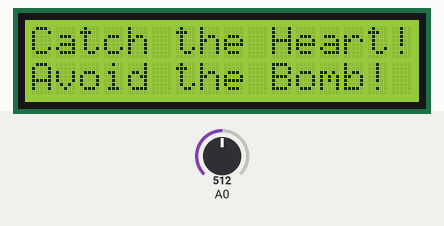
Recording of a sketch running on a simulated Arduino Uno, built with avr-gcc and run on an emulated ATmega328P. Shown: 16×2 character LCD. The inputs (shaded band) are chosen by the test bench; at power-on: A0 = 512. Random numbers use the default seed unless the sketch sets one.

Above: at 1.6 s.
At 4.2 s:
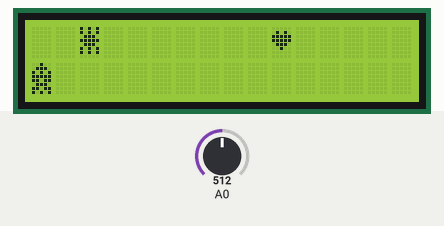
4.3 s: A0 set to 639
7.3 s: A0 set to 658
At 8.0 s:
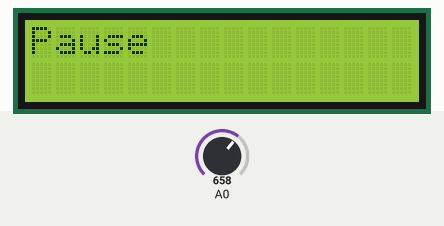
8.9 s: A0 set to 838
10.4 s: A0 set to 867
At 10.48 s:
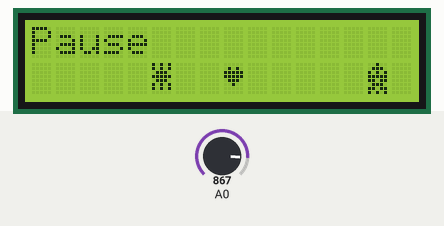
12.0 s: A0 set to 6
At 14.1 s:
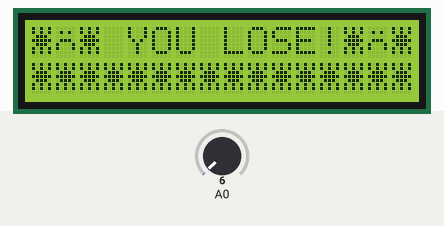
14.2 s: A0 set to 47
17.2 s: A0 set to 55
At 19.3 s:
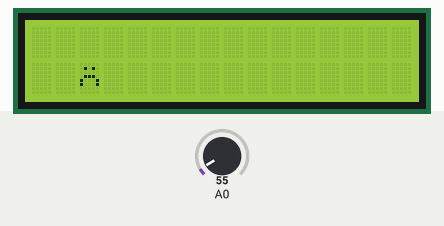

Measured:
- the behaviour switches between 649 and 650 on A0 (found by bisection; images 1 and 2)
- the behaviour switches between 849 and 850 on A0 (found by bisection; images 2 and 3)
- the behaviour switches between 49 and 50 on A0 (found by bisection; images 4 and 5)
- after the input at 8.9 s, every drawn part: stays the same
- after the input at 10.4 s, the display: changes at once (image 3)
- what the display in image 5 shows lasts 0.5 s, from 18.9 s to 19.4 s

The sketch:

OctoGame.ino
```cpp
/*
Hearts Chase Game Code
Player controls little octopus character that chases after hearts.
If you catch a heart, you get a point. If you hit a bomb, you lose a point.
Game end conditions - win if you get to 10 points, lose if you go below 0 points.

Made to run on arduino uno (or hero board) with LCD shield.

Written By: Jess D. Johnson, 08/09/2022
Octopus character design by Calvin Johnson
*/

#include <LiquidCrystal.h>

 //Set up pins for the LCD display
const int RS = 8;
const int EN = 9;
const int d4 = 4;
const int d5 = 5;
const int d6 = 6;
const int d7 = 7;
const int pin_BL = 10; // arduino pin wired to LCD backlight circuit

// Initialize LCD
LiquidCrystal lcd( RS,  EN,  d4,  d5,  d6,  d7);

// define some values used by the panel and buttons
int lcd_key = 0;
int adc_key_in = 0;
#define btnRIGHT 0
#define btnUP 1
#define btnDOWN 2
#define btnLEFT 3
#define btnSELECT 4
#define btnNONE 5

// octopus position counters
int o_x = random(16);
int o_y = random(2);

//heart position counters
int h_x = random(16);
int h_y = random(2);

//bomb1 position counters
int b_x = random(16);
int b_y = random(2);

//score counter
int score = 0;

//time counter
int timecount = 0;

// random value storage
int randval = 0;

// Creating custom character icons for the game
// smily face - used when octopus catches heart
byte smiley[8] = {
  B00000,
  B01010,
  B00000,
  B10001,
  B10001,
  B01110,
  B00000,
};

// sad face - used when octopus hits bomb
byte sadFace[8] = {
  B00000,
  B01010,
  B00000,
  B01110,
  B10001,
  B10001,
  B00000,
  B00000
};

// Heart
byte fullHeart[8] = {
  B00000,
  B01010,
  B11111,
  B11111,
  B01110,
  B00100,
  B00000
};

byte octopus[8] = {
  B00100,
  B01110,
  B10101,
  B11111,
  B11011,
  B01110,
  B11011,
  B10101
};

byte bomb[8] = {
  B10101,
  B10101,
  B01110,
  B11111,
  B01110,
  B10101,
  B10101
};

int i = 0;

void setup() {
  //initialize heart character
  lcd.createChar(1, fullHeart);

  //start-up game, displaying welcome screen
  lcd.begin(16, 2);
  lcd.setCursor(0,0);
  lcd.print("Welcome to Heart");
  for (int i=0; i<4; i++){
    lcd.setCursor(i,1);
    lcd.write(byte(1));
  }
  lcd.setCursor(5,1);
  lcd.print("Chase!");
  for (int i=15; i>11; i--){
    lcd.setCursor(i,1);
    lcd.write(byte(1));
  }
  delay(1500);

  // start-up game, display game instructions
  lcd.setCursor(0,0);
  lcd.print("Catch the Heart!");
  lcd.setCursor(0,1);
  lcd.print("Avoid the Bomb! ");
  delay(1500);

  //initialize game characters
  lcd.createChar(0, octopus);
  lcd.createChar(1, fullHeart);
  lcd.createChar(2, smiley);
  lcd.createChar(3, sadFace);
  lcd.createChar(4, bomb);
}

// function for reading the LCD puttons -- taken from LCD shield test code written by Mark Bramwell, July 2010
int read_LCD_buttons()
{
adc_key_in = analogRead(0); // read the value from the sensor
// my buttons when read are centered at these valies: 0, 144, 329, 504, 741
// we add approx 50 to those values and check to see if we are close
if (adc_key_in > 1000) return btnNONE; // We make this the 1st option for speed reasons since it will be the most likely result
// For V1.1 us this threshold
if (adc_key_in < 50) return btnRIGHT;
if (adc_key_in < 250) return btnUP;
if (adc_key_in < 450) return btnDOWN;
if (adc_key_in < 650) return btnLEFT;
if (adc_key_in < 850) return btnSELECT;

return btnNONE; // when all others fail, return this...
}

//Main game loop
void loop() {
  // reinitialize characters - sometimes they seem to drift and pixels change if not reinitialized??
  lcd.begin(16, 2);
  lcd.createChar(0, octopus);
  lcd.createChar(1, fullHeart);
  lcd.createChar(2, smiley);
  lcd.createChar(3, sadFace);
  lcd.createChar(4, bomb);

  // check position of octopus to see if it has caught the heart
  if ((o_x == h_x)&&(o_y == h_y)){
    //change to smiley when it catches the heart
    lcd.setCursor(o_x,o_y);
    lcd.write(byte(2)); //smiley

    //update score
    score++; //increment score by 1
    //check for game end conditons
    if (score < 10){
      //if not game end, display score in upper right corner of screen
      lcd.setCursor(15,0);
      lcd.print(score);
      delay(200);
    }
    else{
      //if game end triggered, display game win message
      lcd.begin(16,2);

      //cute characters around win message
      lcd.setCursor(0,0);
      lcd.write(byte(0));
      lcd.setCursor(1,0);
      lcd.write(byte(1));
      lcd.setCursor(2,0);
      lcd.write(byte(0));

      // game win message
      lcd.setCursor(4,0);
      lcd.print("YOU WIN!!");

      //cute characters around win message
      lcd.setCursor(13,0);
      lcd.write(byte(0));
      lcd.setCursor(14,0);
      lcd.write(byte(1));
      lcd.setCursor(15,0);
      lcd.write(byte(0));

      // second row of cute characters
      for (int i=0; i<16; i++){
        lcd.setCursor(i,1);
        lcd.write(byte(1));
      }

      // delay so that message stays on screen for a while
      delay(1500);

      //reset score, so user can continue playing
      score = 0;
    }

    //Update heart position once caught, being sure not to reinitialize it on top of the octopus
    while ((h_x == o_x) && (h_y == o_y)){
      h_x = random(16);
      h_y = random(2);
    }

    //Every other point, reset the bomb position - so that you can't get complacent!
    // Get new position for bomb that is not the same as the octopus or the heart
    if (score%2 == 1){
      b_x = random(16);
      b_y = random(2);
      //check that new position isn't heart or octopus position!
      while (((b_x == o_x) && (b_y == o_y)) || ((b_x == h_x) && (b_y == h_y))){
        b_x = random(16);
        b_y = random(2);
      }
    }
  }
  //if did not catch the heart, checks to see if you caught the bomb
  else if ((o_x == b_x)&&(o_y == b_y)){
    //if you caught the bomb, writes a sad face
    lcd.setCursor(o_x,o_y);
    lcd.write(byte(3)); // sadFace
    delay(500);

    //update score, taking away a point for hitting the bomb
    score--;
    //checks game lose conditions
    if (score >= 0){
      //if score not less than zero, shows lowered score in upper right corner
      lcd.setCursor(15,0);
      lcd.print(score);
      delay(200);
    }
    else{
      //if score less than zero, you lose - display game lose message and reset.
      lcd.begin(16,2);

      //display cute sad characters
      lcd.setCursor(0,0);
      lcd.write(byte(4));
      lcd.setCursor(1,0);
      lcd.write(byte(3));
      lcd.setCursor(2,0);
      lcd.write(byte(4));

      //display lose message
      lcd.setCursor(4,0);
      lcd.print("YOU LOSE!");

      //display cute sad characters
      lcd.setCursor(13,0);
      lcd.write(byte(4));
      lcd.setCursor(14,0);
      lcd.write(byte(3));
      lcd.setCursor(15,0);
      lcd.write(byte(4));

      //display second row full of BOMBS
      for (int i=0; i<16; i++){
        lcd.setCursor(i,1);
        lcd.write(byte(4));
      }

      //hold message on screen for user to read.
      delay(1000);

      //Reset score to zero to allow user to play again
      score = 0;
    }

    // Get new position for bomb
    b_x = random(16);
    b_y = random(2);
    //check that new position isn't same as a heart or octopus position! (this seems to have a bug sometimes...?)
    while (((b_x == o_x) && (b_y == o_y)) || ((b_x == h_x) && (b_y == h_y))){
      b_x = random(16);
      b_y = random(2);
    }
  }
  //if octopus position does not match heart or bomb, then update positions of both heart and bomb
  else{
    //only update the positions every 4th time step (this decreases difficulty - could change the 4 to 2-3 to increase difficulty - or 7-8 for younger kids...)
    //#todo: possible easy improvement here - start the game at a lower difficulty level and level up, changing this position refresh number and/or the delay between loops
    //and showing what level you reached when you win/lose.

    //checks if timecount is divisible by 4 - if so, updates positions.
    if (timecount%4 == 0){
      //Update bomb x (horizontal) position. Possible values [0-15]
      //pick a random step for the bomb's x position change: -1, 0, +1
      randval = random(-1,2);
      //update value
      b_x = b_x + randval;
      //double check if new value carried bomb off the left side of the screen
      if (b_x < 0){
        //if it did, wrap bomb around, having it reaappear on the right hand side
        b_x = 15;
      }
      //check if updated value carried bomb off the right hand side of the screen
      if (b_x > 15){
        //if it did, wrap bomb around, having it reappear on the left hand side
        b_x = 0;
      }
      //if bomb x position was not updated then update the y position
      //note: because I did x and then y, the bomb is more likely to move around in the x direction than the y direction....making the game easier.
      //#todo: this could be updated, so that it alternates or picks y direction first as the "difficulty" level of the game increases?
      //Experientially, y direction changes tend to be more difficult for the game player to control
      if (randval == 0){
        //if x direction did not change, get new y (vertical) bomb position. (random(2) will generate [0-1] values.)
        b_y = b_y + random(2);
        //double check that updated value didn't go off the bottom of the screen, if it did, wrap it around, having bomb reappear on the top line
        if (b_y > 1){
          b_y = 0;
        }
      }

      //update heart position
      //get random x value for heart to move - options: [-1,0,1]
      randval = random(-1,2);
      //update heart position with random step
      h_x = h_x + randval;
      //check if heart went off left side of screen
      if (h_x < 0){
        //if it did, have reappear on the rhs
        h_x = 15;
      }
      //check if heart went of rhs of screen
      if (h_x > 15){
        //if it did, have reappear on the lhs
        h_x = 0;
      }
      //if heart did not move in the horizontal/x direction, than heart can move in y.
      if (randval == 0){
        //update heart's y position, adding [0,1]
        h_y = h_y + random(2);
        //check if heart went off the bottom of the screen, if it did, have it reappear on the top line
        if (h_y > 1){
          h_y = 0;
        }
      }
    }
  }

  //Read user inputs from the keyboard
  lcd_key = read_LCD_buttons(); // read the buttons

  //Depending on button pressed, determine octopus motion to perform
  switch (lcd_key)
  {
    case btnRIGHT:
    {
      //if pressed right button, move octopus to the right
      o_x = o_x + 1;
      //check if update sends octopus off lcd rhs, if so reappear on lhs
      if (o_x > 15){
        o_x = 0;
      }
      break;
    }
    case btnLEFT:
    {
      //if pressed left button, move octopus to the left
      o_x = o_x - 1;
      //check if update sends octopus off lhs, if so reappear on the rhs
      if (o_x < 0){
        o_x = 15;
      }
      break;
    }
    case btnUP:
    {
      //check if up button was pressed, if so move octopus up
      o_y = o_y + 1;
      // if moving up sent octopus off the top of the screen, reappears in the bottom row
      if (o_y > 1){
        o_y = 0;
      }
      break;
    }
    case btnDOWN:
    {
      //check if down button was pressed and move octopus down
      o_y = o_y - 1;
      //if moving octopus down sent it off the screen, reappear in the top row
      if (o_y < 0 ){
        o_y = 1;
      }
      break;
    }
    case btnSELECT:
    {
      //Pause functionality
      lcd.begin(16,2);
      //display pause on the screen
      lcd.print("Pause");
      //read key presses - to ensure that pause still pressed.
      lcd_key = read_LCD_buttons();
      //while select button is held down, game stays paused.
      //#todo: could be improved to stay paused until the button is pressed a second time, allowing the user to walk away while game is paused.
      while (lcd_key == btnSELECT){
        lcd_key = read_LCD_buttons();
      }
      break;
    }
    case btnNONE:
    {
      //if no button was pressed, do nothing
      break;
    }
  }

  // Update the game characters displayed
  lcd.setCursor(o_x, o_y);
  lcd.write(byte(0));
  lcd.setCursor(h_x, h_y);
  lcd.write(byte(1));
  lcd.setCursor(b_x, b_y);
  lcd.write(byte(4));

  //delay - changing this delay changes the pacing of the game! could be used to toggle the difficulty level of the game
  delay(100);

  //increment time counter used for updated bomb and heart motions
  timecount++;
}
```
